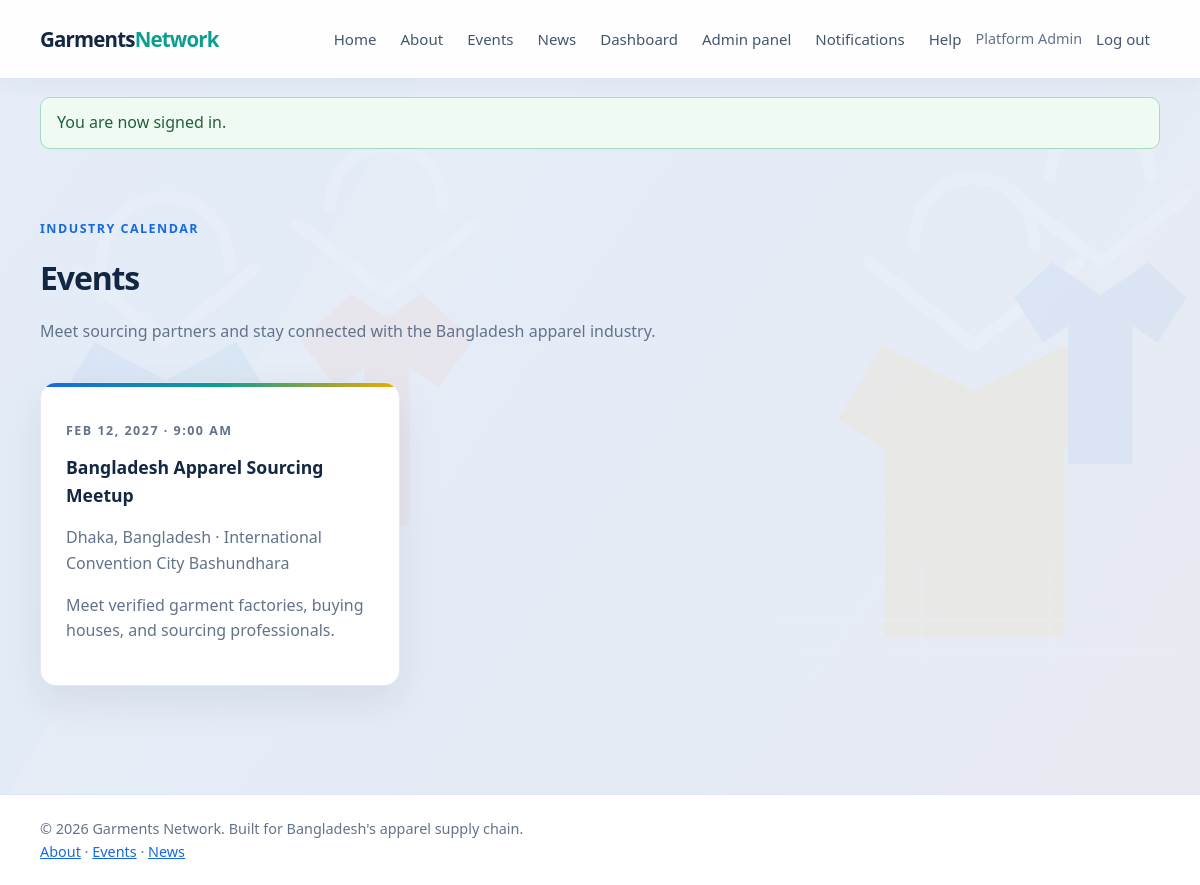
The app's page /events/index.php (signed in) with its own data.
### tables this page shows
CREATE TABLE users (
    id BIGINT UNSIGNED AUTO_INCREMENT PRIMARY KEY,
    role_id TINYINT UNSIGNED NOT NULL,
    name VARCHAR(120) NOT NULL,
    email VARCHAR(190) NOT NULL UNIQUE,
    password_hash VARCHAR(255) NOT NULL,
    status ENUM('active', 'suspended') NOT NULL DEFAULT 'active',
    created_at TIMESTAMP NOT NULL DEFAULT CURRENT_TIMESTAMP,
    updated_at TIMESTAMP NOT NULL DEFAULT CURRENT_TIMESTAMP ON UPDATE CURRENT_TIMESTAMP,
    CONSTRAINT fk_users_role FOREIGN KEY (role_id) REFERENCES roles(id),
    INDEX idx_users_role_status (role_id, status)
);

CREATE TABLE events (
    id BIGINT UNSIGNED AUTO_INCREMENT PRIMARY KEY,
    title VARCHAR(190) NOT NULL,
    description TEXT NULL,
    venue VARCHAR(190) NULL,
    location VARCHAR(190) NULL,
    starts_at DATETIME NOT NULL,
    ends_at DATETIME NULL,
    registration_url VARCHAR(255) NULL,
    status ENUM('draft', 'published', 'cancelled') NOT NULL DEFAULT 'draft',
    created_by BIGINT UNSIGNED NULL,
    created_at TIMESTAMP NOT NULL DEFAULT CURRENT_TIMESTAMP,
    CONSTRAINT fk_events_creator FOREIGN KEY (created_by) REFERENCES users(id) ON DELETE SET NULL,
    INDEX idx_events_status_date (status, starts_at)
);

### includes/functions.php (called while the page is built, shortened)
<?php
function e(?string $value): string
{
    return htmlspecialchars($value ?? '', ENT_QUOTES | ENT_SUBSTITUTE, 'UTF-8');
}
function app_url(string $path = ''): string
{
    $projectRoot = realpath(__DIR__ . DIRECTORY_SEPARATOR . '..');
    $base = '';
    $scriptFile = isset($_SERVER['SCRIPT_FILENAME']) ? realpath($_SERVER['SCRIPT_FILENAME']) : false;
    $scriptName = str_replace('\\', '/', (string) ($_SERVER['SCRIPT_NAME'] ?? ''));
    if ($projectRoot !== false && $scriptFile !== false) {
        $normalizedRoot = rtrim(str_replace('\\', '/', $projectRoot), '/');
        $normalizedScript = str_replace('\\', '/', $scriptFile);
        $rootPrefix = $normalizedRoot . '/';
        if (stripos($normalizedScript, $rootPrefix) === 0) {
            $relativeScript = substr($normalizedScript, strlen($rootPrefix));
            if ($relativeScript !== '' && strlen($scriptName) >= strlen($relativeScript)) {
                $scriptSuffix = substr($scriptName, -strlen($relativeScript));
                if (strcasecmp($scriptSuffix, $relativeScript) === 0) {
                    $base = rtrim(substr($scriptName, 0, -strlen($relativeScript)), '/');
                }
            }
        }
        if ($base === '') {
            $documentRoot = isset($_SERVER['DOCUMENT_ROOT']) ? realpath($_SERVER['DOCUMENT_ROOT']) : false;
            $normalizedDocumentRoot = $documentRoot === false
                ? ''
                : rtrim(str_replace('\\', '/', $documentRoot), '/');
            $normalizedProject = str_replace('\\', '/', $projectRoot);
        }
    }
    $path = ltrim($path, '/');
    return $base . ($path === '' ? '' : '/' . $path);
}
function take_flash(): ?array
{
    $flash = $_SESSION['flash'];
    return $flash;
}

### includes/db.php (called while the page is built, shortened)
<?php
function db(): PDO
{
    static $connection = null;
    if ($connection instanceof PDO) {
        return $connection;
    }
    $host = getenv('DB_HOST') ?: '127.0.0.1';
    $database = getenv('DB_NAME') ?: 'garments_network';
    $username = getenv('DB_USER') ?: 'root';
    $password = getenv('DB_PASSWORD') ?: '';
    $charset = 'utf8mb4';
    $dsn = "mysql:host={$host};dbname={$database};charset={$charset}";
    $connection = new PDO($dsn, $username, $password, [
        PDO::ATTR_ERRMODE => PDO::ERRMODE_EXCEPTION,
        PDO::ATTR_DEFAULT_FETCH_MODE => PDO::FETCH_ASSOC,
        PDO::ATTR_EMULATE_PREPARES => false,
    ]);
    return $connection;
}

### includes/auth.php (called while the page is built, shortened)
<?php
require_once __DIR__ . '/db.php';
require_once __DIR__ . '/functions.php';
function current_user(): ?array
{
    $statement = db()->prepare(
        'SELECT users.id, users.name, users.email, users.status, roles.slug AS role
         FROM users INNER JOIN roles ON roles.id = users.role_id
         WHERE users.id = :user_id LIMIT 1'
    );
    $statement->execute(['user_id' => $_SESSION['user']['id']]);
    $user = $statement->fetch();
    unset($user['status']);
    $cachedUser = $user;
    return $cachedUser;
}

### events/index.php (the view, shortened to what this page needs)
<?php
require_once __DIR__ . '/../includes/auth.php';
$events = db()->query(
    "SELECT id, title, description, venue, location, starts_at, ends_at, registration_url
     FROM events WHERE status = 'published' AND starts_at >= DATE_SUB(CURRENT_TIMESTAMP, INTERVAL 1 DAY)
     ORDER BY starts_at ASC LIMIT 50"
)->fetchAll();
require __DIR__ . '/../includes/header.php';
?>
<main class="container">
    <section class="page-heading"><p class="eyebrow">Industry calendar</p><h1>Events</h1><p>Meet sourcing partners and stay connected with the Bangladesh apparel industry.</p></section>
    <section class="feature-grid">
        <?php foreach ($events as $event): ?><article class="card">
            <p class="eyebrow"><?= e(date('M j, Y · g:i A', strtotime($event['starts_at']))) ?></p>
            <h2><?= e($event['title']) ?></h2>
            <p><?= e($event['location'] ?? '') ?><?php if ($event['venue'] !== null): ?> · <?= e($event['venue']) ?><?php endif; ?></p>
            <p><?= nl2br(e($event['description'] ?? '')) ?></p>
        </article><?php endforeach; ?>
    </section>
</main>
<?php require __DIR__ . '/../includes/footer.php'; ?>

### includes/header.php (shortened to what this page needs)
<?php
require_once __DIR__ . '/auth.php';
$signedInUser = current_user();
$flashMessage = take_flash();
?>
<!doctype html>
<html lang="en">
<head>
    <link rel="stylesheet" href="<?= e(app_url('assets/css/style.css')) ?>">
</head>
<body>
<header class="site-header">
    <div class="container nav-wrap">
        <a class="brand" href="<?= e(app_url('index.php')) ?>">Garments<span>Network</span></a>
        <nav aria-label="Main navigation">
            <a href="<?= e(app_url('index.php')) ?>">Home</a>
            <a href="<?= e(app_url('about.php')) ?>">About</a>
            <a href="<?= e(app_url('events/index.php')) ?>">Events</a>
            <a href="<?= e(app_url('news/index.php')) ?>">News</a>
            <?php if ($signedInUser !== null): ?>
                <a href="<?= e(app_url('dashboard.php')) ?>">Dashboard</a>
                <?php if ($signedInUser['role'] === 'admin'): ?>
                    <a href="<?= e(app_url('admin/index.php')) ?>">Admin panel</a>
                <?php endif; ?>
                <?php
                $unreadStatement = db()->prepare('SELECT COUNT(*) FROM notifications WHERE user_id = :user_id AND read_at IS NULL');
                $unreadStatement->execute(['user_id' => $signedInUser['id']]);
                $unreadCount = (int) $unreadStatement->fetchColumn();
                ?>
                <a href="<?= e(app_url('notifications/index.php')) ?>">Notifications<?= $unreadCount > 0 ? ' (' . $unreadCount . ')' : '' ?></a>
                <a href="<?= e(app_url('complaints/index.php')) ?>">Help</a>
                <span class="nav-user"><?= e($signedInUser['name']) ?></span>
                <form class="nav-form" method="post" action="<?= e(app_url('auth/logout.php')) ?>">
                    <button class="link-button" type="submit">Log out</button>
                </form>
            <?php else: ?>
                <a href="<?= e(app_url('auth/login.php')) ?>">Log in</a>
                <a class="nav-cta" href="<?= e(app_url('auth/register.php')) ?>">Register</a>
            <?php endif; ?>
        </nav>
    </div>
</header>
<?php if ($flashMessage !== null): ?>
    <div class="container">
        <div class="alert alert-<?= e($flashMessage['type']) ?>" role="status"><?= e($flashMessage['message']) ?></div>
    </div>
<?php endif; ?>

### assets/css/style.css (style rules this page uses)
:root { color-scheme: light; --blue: #1769e0; --blue-dark: #104fae; --ink: #132742; --muted: #62738a; --border: #dce5f0; --surface: #ffffff; --background: #e8eef7; --teal: #0c9f91; --amber: #f2a900; --coral: #ef6b55; --shadow: 0 16px 40px rgba(19, 39, 66, .08); }
* { box-sizing: border-box; }
body { margin: 0; background: var(--background); color: var(--ink); font: 16px/1.6 "Segoe UI", Arial, sans-serif; }
a { color: var(--blue); }
.container { width: min(1120px, calc(100% - 40px)); margin: 0 auto; }
.site-header { background: var(--surface); border-bottom: 1px solid var(--border); }
.nav-wrap { min-height: 72px; display: flex; align-items: center; justify-content: space-between; gap: 20px; }
.brand { color: var(--ink); font-size: 1.15rem; font-weight: 800; text-decoration: none; }
.brand span { color: var(--blue); }
nav { display: flex; align-items: center; gap: 22px; }
nav a, .link-button { color: #344a63; text-decoration: none; font: inherit; }
.nav-user { color: var(--muted); font-size: .9rem; }
.nav-form { display: inline; margin: 0; }
.link-button { padding: 0; border: 0; background: none; cursor: pointer; }
.eyebrow { color: var(--blue); font-size: .78rem; font-weight: 800; letter-spacing: .12em; text-transform: uppercase; }
.feature-grid { display: grid; grid-template-columns: repeat(3, 1fr); gap: 18px; padding-bottom: 64px; }
.card, .form-card { padding: 25px; border: 1px solid var(--border); border-radius: 10px; background: var(--surface); box-shadow: 0 8px 24px rgba(18, 53, 89, .04); }
.card h2 { margin-top: 0; font-size: 1.1rem; }
.card p, .page-heading p:not(.eyebrow) { color: var(--muted); }
.form-card h1, .page-heading h1 { margin: 4px 0 20px; font-size: 2rem; }
.alert { margin: 18px auto; padding: 12px 16px; border-radius: 6px; }
.alert-success { border: 1px solid #a8d9bc; background: #effaf3; color: #21613a; }
.page-heading { padding: 46px 0 22px; }
.page-heading h1 { margin-bottom: 4px; }
html { scroll-behavior: smooth; }
body { background: linear-gradient(rgba(232, 238, 247, .88), rgba(232, 238, 247, .88)), url("../images/fashion-background.svg") center top / cover fixed, var(--background); }
.site-header { position: relative; z-index: 2; background: rgba(255, 255, 255, .94); box-shadow: 0 4px 20px rgba(19, 39, 66, .04); }
.nav-wrap { min-height: 78px; }
.brand { font-size: 1.28rem; letter-spacing: -.04em; }
.brand span { color: var(--teal); }
nav { gap: 8px; }
nav a, .link-button { padding: 8px 10px; border-radius: 8px; color: #43556d; font-size: .94rem; transition: color .18s ease, background .18s ease; }
.nav-form .link-button { padding: 8px 10px; }
.feature-grid { gap: 20px; }
.card, .form-card { border-color: #e3eaf3; border-radius: 16px; box-shadow: var(--shadow); }
.feature-grid .card { position: relative; overflow: hidden; transition: transform .2s ease, box-shadow .2s ease; }
.feature-grid .card::before { position: absolute; inset: 0 0 auto; height: 4px; background: linear-gradient(90deg, var(--blue), var(--teal), var(--amber)); content: ""; }
.page-heading { padding-top: 40px; }
.page-heading h1, .form-card h1 { letter-spacing: -.035em; }
.alert { border-radius: 10px; }
.nav-wrap { flex-wrap: wrap; }
.nav-wrap > nav { min-width: 0; flex: 1 1 650px; flex-wrap: wrap; justify-content: flex-end; gap: 4px; }
.nav-wrap nav a { white-space: nowrap; }
.nav-wrap .nav-user { max-width: 140px; overflow: hidden; text-overflow: ellipsis; white-space: nowrap; }
.nav-wrap .nav-form { flex: 0 0 auto; }
.nav-wrap .nav-form .link-button { white-space: nowrap; }

### records on screen
users: name "Platform Admin"
events: starts_at "FEB 12, 2027 · 9:00 AM", title "Bangladesh Apparel Sourcing Meetup", location "Dhaka, Bangladesh", venue "International Convention City Bashundhara", description "Meet verified garment factories, buying houses, and sourcing professionals."

### other values on screen
$flashMessage['message'] "You are now signed in."
